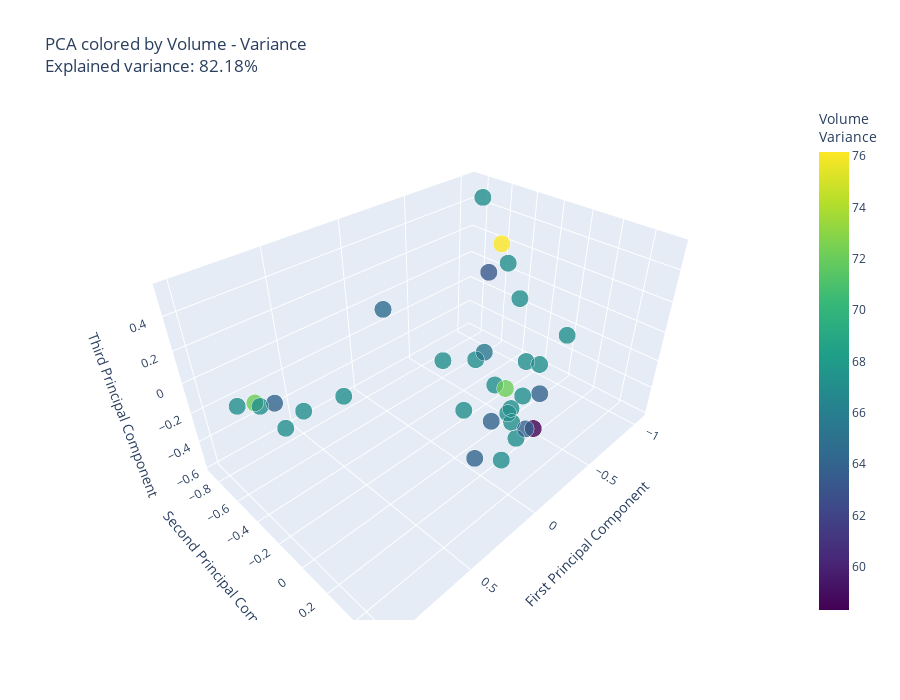

The notebook cell this image was saved under:
### Code cell
# Volume - Variance
metric_values = Y[:, 4, 1]
fig = create_pca_plot(metric_values, 'Volume', 'Variance', samples, encodings_3d, pca)
print(f"Volume - Variance range: {metric_values.min():.4f} to {metric_values.max():.4f}")
fig.show()

### Figure 1 — Plotly figure (JSON) as saved in the notebook; plotly's stock layout.template omitted (floating-point values rounded to 4 significant figures)
{"data": [{"hovertemplate": "<b>%{text}</b><br>PC1: %{x:.3f}<br>PC2: %{y:.3f}<br>PC3: %{z:.3f}<br><extra></extra>", "marker": {"color": [67.08, 67.08, 76.16, 67.08, 67.08, 67.08, 72.11, 64.03, 64.03, 67.08, 67.08, 67.08, 67.08, 67.08, 67.08, 67.08, 63.25, 64.03, 67.08, 58.31, 64.03, 67.08, 67.08, 72.11, 67.08, 67.08, 64.64, 67.08, 67.08, 65.47, 67.08, 67.08, 64.03], "colorbar": {"title": {"text": "Volume<br>Variance"}}, "colorscale": [[0, "#440154"], [0.1111, "#482878"], [0.2222, "#3e4989"], [0.3333, "#31688e"], [0.4444, "#26828e"], [0.5556, "#1f9e89"], [0.6667, "#35b779"], [0.7778, "#6ece58"], [0.8889, "#b5de2b"], [1, "#fde725"]], "line": {"color": "white", "width": 0.5}, "opacity": 0.8, "showscale": true, "size": 6}, "mode": "markers", "text": ["20211025Pa_d01_23_s03<br>Volume Variance: 67.0820", "20211122Pa_d01_23_s03<br>Volume Variance: 67.0820", "20211201Pa_d01_23_s03<br>Volume Variance: 76.1577", "20210616Pa_s03_a03<br>Volume Variance: 67.0820", "20181219Ba_c09_ct01<br>Volume Variance: 67.0820", "20210816Pa_s02_d01_06_s04_4<br>Volume Variance: 67.0820", "20210118Pa_d01_5_s04<br>Volume Variance: 72.1110", "20210524Pa_d01_5_s03<br>Volume Variance: 64.0312", "20211004Pa_d02_2<br>Volume Variance: 64.0312", "20211124Pa_d01_23_s04<br>Volume Variance: 67.0820", "20210818Pa_s03_4<br>Volume Variance: 67.0820", "20210118Pa_d01_5_s03<br>Volume Variance: 67.0820", "20211129Pa_d01_23_s04<br>Volume Variance: 67.0820", "20180715Pa_s01_fo01_02<br>Volume Variance: 67.0820", "20210816Pa_s04_4<br>Volume Variance: 67.0820", "20210816Pa_s03_4<br>Volume Variance: 67.0820", "20201130Pa_s01<br>Volume Variance: 63.2456", "20210510Pa_d01_8_d01_11<br>Volume Variance: 64.0312", "20210510Pa_d01_10_s03<br>Volume Variance: 67.0820", "20210714Pa_s04<br>Volume Variance: 58.3095", "20210301Pa_d01_2<br>Volume Variance: 64.0312", "20180715Pa_s01_fo02_02<br>Volume Variance: 67.0820", "20210118Pa_d01_20_d01_11<br>Volume Variance: 67.0820", "20210510Pa_d01_10_d02_11<br>Volume Variance: 72.1110", "20220214Pa_d01_23_s03<br>Volume Variance: 67.0820", "20201005Pa_d01_2_d01_18<br>Volume Variance: 67.0820", "20210524Pa_d01_8_s03<br>Volume Variance: 64.6414", "20201215Ca_ct10000_30<br>Volume Variance: 67.0820", "20210510Pa_d01_10_d01_11<br>Volume Variance: 67.0820", "20211214Pa_d01_23_s03<br>Volume Variance: 65.4651", "20210301Pa_d01_2_d01_9<br>Volume Variance: 67.0820", "20181126Pa_d01_27_sc03<br>Volume Variance: 67.0820", "20180913Pa_s03<br>Volume Variance: 64.0312"], "type": "scatter3d", "x": [-0.0224, 0.2258, -0.8238, -1.059, -1.021, 0.5697, 0.8139, 0.7409, -0.2695, -0.9845, 0.03141, -0.576, 0.7516, 1.003, 0.9437, 0.05268, -0.8354, -0.1438, -0.5125, -0.05626, 0.459, -0.4206, 0.06872, 0.1348, -0.1629, -0.2291, 0.4325, -0.4675, 0.3228, 0.2186, 0.7531, 0.1105, -0.04925], "y": [0.105, 0.116, -0.4168, -0.4186, -0.7536, -0.8814, -0.6919, -0.6192, 0.03341, -0.4821, 0.3743, 0.02424, 0.0409, -0.4717, -0.3604, 0.4525, -0.5167, 0.4292, 0.1628, 0.4732, 0.5384, 0.1332, 0.3112, 0.4263, 0.2473, 0.2115, -0.05241, 0.3415, 0.3448, 0.3605, -0.3106, 0.4171, 0.4319], "z": [0.1204, 0.2443, 0.3241, -0.1534, 0.4739, -0.5872, -0.1392, -0.1408, -0.4846, 0.1141, -0.04107, -0.2099, 0.2835, 0.07644, 0.1062, -0.1427, 0.0898, 0.01481, -0.1288, -0.1331, 0.06002, -0.3227, 0.1204, 0.1987, -0.1992, -0.3586, 0.5398, 0.1715, 0.1325, 0.4076, -0.005689, -0.2742, -0.1569]}], "layout": {"height": 700, "hovermode": "closest", "scene": {"xaxis": {"title": {"text": "First Principal Component"}}, "yaxis": {"title": {"text": "Second Principal Component"}}, "zaxis": {"title": {"text": "Third Principal Component"}}}, "title": {"text": "PCA colored by Volume - Variance<br>Explained variance: 82.18%"}, "width": 900}}
